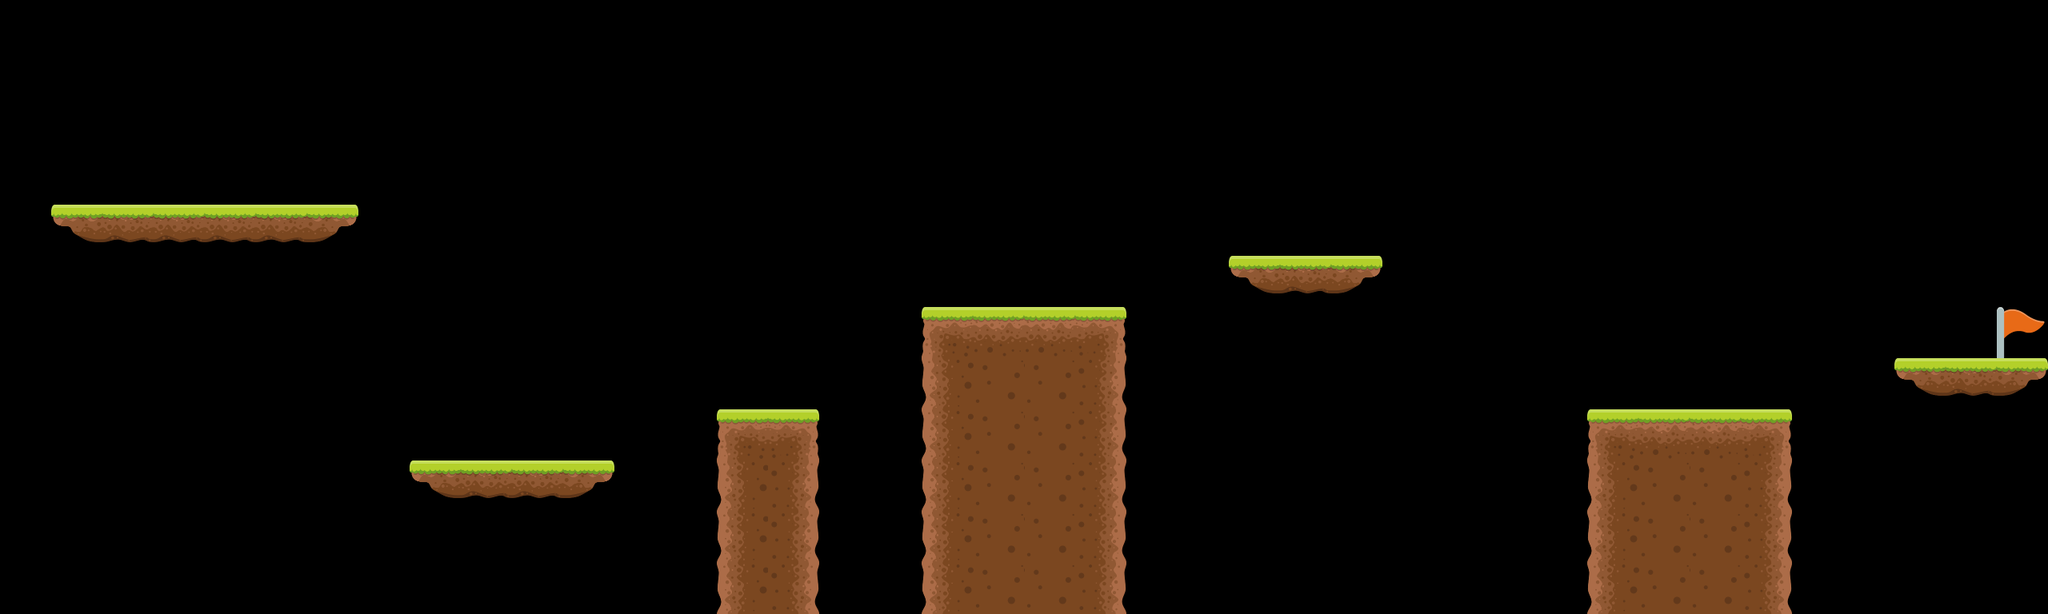

This game map was drawn from its Tiled (.tmx) file and the tilesets committed beside it. A one-line description and the full map source follow:
An orthogonal 40x12 tile map with 64x64 px tiles, 1 tile layer (Tiles), 2 tilesets and 12 objects.

<map version="1.4" tiledversion="1.4.3" orientation="orthogonal" renderorder="right-down" width="40" height="12" tilewidth="64" tileheight="64" infinite="0" nextlayerid="6" nextobjectid="41">
 <editorsettings>
  <export target="level2.lua" format="lua" />
 </editorsettings>
 <tileset firstgid="1" name="Platformer" tilewidth="64" tileheight="64" tilecount="9" columns="3">
  <image source="tileset.png" width="192" height="192" />
 </tileset>
 <tileset firstgid="10" name="Flag" tilewidth="64" tileheight="64" tilecount="1" columns="1">
  <image source="flag.png" width="64" height="64" />
 </tileset>
 <layer id="1" name="Tiles" width="40" height="12">
  <data encoding="csv">
0,0,0,0,0,0,0,0,0,0,0,0,0,0,0,0,0,0,0,0,0,0,0,0,0,0,0,0,0,0,0,0,0,0,0,0,0,0,0,0,
0,0,0,0,0,0,0,0,0,0,0,0,0,0,0,0,0,0,0,0,0,0,0,0,0,0,0,0,0,0,0,0,0,0,0,0,0,0,0,0,
0,0,0,0,0,0,0,0,0,0,0,0,0,0,0,0,0,0,0,0,0,0,0,0,0,0,0,0,0,0,0,0,0,0,0,0,0,0,0,0,
0,0,0,0,0,0,0,0,0,0,0,0,0,0,0,0,0,0,0,0,0,0,0,0,0,0,0,0,0,0,0,0,0,0,0,0,0,0,0,0,
0,7,8,8,8,8,9,0,0,0,0,0,0,0,0,0,0,0,0,0,0,0,0,0,0,0,0,0,0,0,0,0,0,0,0,0,0,0,0,0,
0,0,0,0,0,0,0,0,0,0,0,0,0,0,0,0,0,0,0,0,0,0,0,0,7,8,9,0,0,0,0,0,0,0,0,0,0,0,0,0,
0,0,0,0,0,0,0,0,0,0,0,0,0,0,0,0,0,0,1,2,2,3,0,0,0,0,0,0,0,0,0,0,0,0,0,0,0,0,0,10,
0,0,0,0,0,0,0,0,0,0,0,0,0,0,0,0,0,0,4,5,5,6,0,0,0,0,0,0,0,0,0,0,0,0,0,0,0,7,8,9,
0,0,0,0,0,0,0,0,0,0,0,0,0,0,1,3,0,0,4,5,5,6,0,0,0,0,0,0,0,0,0,1,2,2,3,0,0,0,0,0,
0,0,0,0,0,0,0,0,7,8,8,9,0,0,4,6,0,0,4,5,5,6,0,0,0,0,0,0,0,0,0,4,5,5,6,0,0,0,0,0,
0,0,0,0,0,0,0,0,0,0,0,0,0,0,4,6,0,0,4,5,5,6,0,0,0,0,0,0,0,0,0,4,5,5,6,0,0,0,0,0,
0,0,0,0,0,0,0,0,0,0,0,0,0,0,4,6,0,0,4,5,5,6,0,0,0,0,0,0,0,0,0,4,5,5,6,0,0,0,0,0
</data>
 </layer>
 <objectgroup id="4" name="Flag">
  <object id="36" x="2494.67" y="381.333" width="62.6667" height="65.3333" />
 </objectgroup>
 <objectgroup id="2" name="Platforms">
  <object id="14" x="896" y="510.667" width="126.667" height="257.333" />
  <object id="26" x="512" y="574.667" width="253.333" height="62.6667" />
  <object id="27" x="62.6667" y="254.667" width="386.667" height="66.6667" />
  <object id="30" x="1152" y="382.667" width="252" height="384" />
  <object id="31" x="1534.67" y="318.667" width="193.333" height="65.3333" />
  <object id="32" x="1982.67" y="512" width="257.333" height="257.333" />
  <object id="38" x="2366.67" y="446.667" width="190.667" height="66.6667" />
 </objectgroup>
 <objectgroup id="5" name="Player">
  <object id="40" x="193.333" y="124" width="64" height="65.3333" />
 </objectgroup>
 <objectgroup id="3" name="Enemies">
  <object id="28" x="702.667" y="510.667" width="64" height="65.3333" />
  <object id="34" x="1280" y="316" width="65.3333" height="65.3333" />
  <object id="35" x="2112" y="448" width="62.6667" height="62.6667" />
 </objectgroup>
</map>
